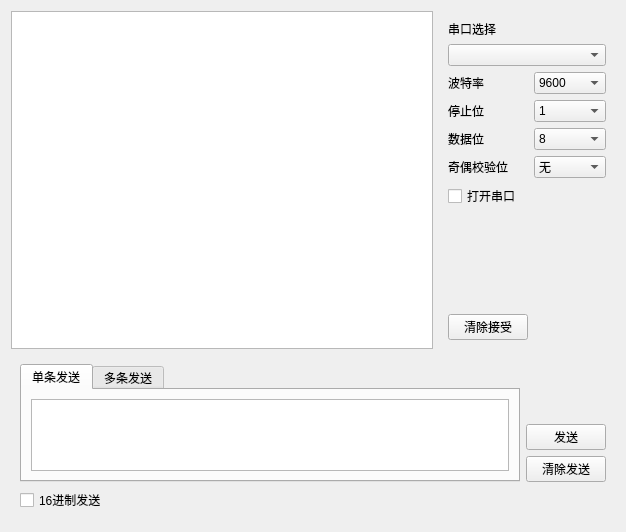
<?xml version="1.0" encoding="UTF-8"?>
<ui version="4.0">
 <class>Test</class>
 <widget class="QWidget" name="Test">
  <property name="geometry">
   <rect>
    <x>0</x>
    <y>0</y>
    <width>626</width>
    <height>503</height>
   </rect>
  </property>
  <property name="windowTitle">
   <string>串口调试专用</string>
  </property>
  <layout class="QGridLayout" name="gridLayout_3">
   <item row="0" column="1">
    <widget class="QWidget" name="widget" native="true">
     <layout class="QGridLayout" name="gridLayout">
      <item row="0" column="0">
       <widget class="QLabel" name="label_baudRate_2">
        <property name="sizePolicy">
         <sizepolicy hsizetype="Fixed" vsizetype="Fixed">
          <horstretch>0</horstretch>
          <verstretch>0</verstretch>
         </sizepolicy>
        </property>
        <property name="text">
         <string>串口选择</string>
        </property>
       </widget>
      </item>
      <item row="1" column="0" colspan="2">
       <widget class="QComboBox" name="comboBox_serialSelect">
        <property name="currentIndex">
         <number>-1</number>
        </property>
       </widget>
      </item>
      <item row="2" column="0">
       <widget class="QLabel" name="label_baudRate">
        <property name="text">
         <string>波特率</string>
        </property>
       </widget>
      </item>
      <item row="2" column="1">
       <widget class="QComboBox" name="comboBox_baudRate">
        <property name="currentIndex">
         <number>3</number>
        </property>
        <item>
         <property name="text">
          <string>1200</string>
         </property>
        </item>
        <item>
         <property name="text">
          <string>2400</string>
         </property>
        </item>
        <item>
         <property name="text">
          <string>4800</string>
         </property>
        </item>
        <item>
         <property name="text">
          <string>9600</string>
         </property>
        </item>
        <item>
         <property name="text">
          <string>19200</string>
         </property>
        </item>
        <item>
         <property name="text">
          <string>38400</string>
         </property>
        </item>
        <item>
         <property name="text">
          <string>57600</string>
         </property>
        </item>
        <item>
         <property name="text">
          <string>115200</string>
         </property>
        </item>
       </widget>
      </item>
      <item row="3" column="0">
       <widget class="QLabel" name="label_stopBits">
        <property name="text">
         <string>停止位</string>
        </property>
       </widget>
      </item>
      <item row="3" column="1">
       <widget class="QComboBox" name="comboBox_stopBits">
        <item>
         <property name="text">
          <string>1</string>
         </property>
        </item>
        <item>
         <property name="text">
          <string>1.5</string>
         </property>
        </item>
        <item>
         <property name="text">
          <string>2</string>
         </property>
        </item>
       </widget>
      </item>
      <item row="4" column="0">
       <widget class="QLabel" name="label_dataBits">
        <property name="text">
         <string>数据位</string>
        </property>
       </widget>
      </item>
      <item row="4" column="1">
       <widget class="QComboBox" name="comboBox_dataBits">
        <item>
         <property name="text">
          <string>8</string>
         </property>
        </item>
        <item>
         <property name="text">
          <string>7</string>
         </property>
        </item>
        <item>
         <property name="text">
          <string>6</string>
         </property>
        </item>
        <item>
         <property name="text">
          <string>5</string>
         </property>
        </item>
        <item>
         <property name="text">
          <string/>
         </property>
        </item>
       </widget>
      </item>
      <item row="5" column="0">
       <widget class="QLabel" name="label_parity">
        <property name="text">
         <string>奇偶校验位</string>
        </property>
       </widget>
      </item>
      <item row="5" column="1">
       <widget class="QComboBox" name="comboBox_parity">
        <item>
         <property name="text">
          <string>无</string>
         </property>
        </item>
        <item>
         <property name="text">
          <string>奇检验</string>
         </property>
        </item>
        <item>
         <property name="text">
          <string>偶校验</string>
         </property>
        </item>
       </widget>
      </item>
      <item row="6" column="0">
       <widget class="QCheckBox" name="checkBox_openSerial">
        <property name="text">
         <string>打开串口</string>
        </property>
        <property name="checkable">
         <bool>true</bool>
        </property>
        <property name="checked">
         <bool>false</bool>
        </property>
       </widget>
      </item>
      <item row="7" column="0">
       <spacer name="verticalSpacer">
        <property name="orientation">
         <enum>Qt::Vertical</enum>
        </property>
        <property name="sizeType">
         <enum>QSizePolicy::Fixed</enum>
        </property>
        <property name="sizeHint" stdset="0">
         <size>
          <width>20</width>
          <height>100</height>
         </size>
        </property>
       </spacer>
      </item>
      <item row="8" column="0">
       <widget class="QPushButton" name="pushButton_clearReceive">
        <property name="sizePolicy">
         <sizepolicy hsizetype="Minimum" vsizetype="Fixed">
          <horstretch>0</horstretch>
          <verstretch>10</verstretch>
         </sizepolicy>
        </property>
        <property name="text">
         <string>清除接受</string>
        </property>
       </widget>
      </item>
     </layout>
    </widget>
   </item>
   <item row="1" column="0" colspan="2">
    <widget class="QWidget" name="widget_2" native="true">
     <property name="sizePolicy">
      <sizepolicy hsizetype="Preferred" vsizetype="Preferred">
       <horstretch>0</horstretch>
       <verstretch>1</verstretch>
      </sizepolicy>
     </property>
     <layout class="QGridLayout" name="gridLayout_2">
      <item row="0" column="0" rowspan="3">
       <widget class="QTabWidget" name="tabWidget">
        <property name="enabled">
         <bool>true</bool>
        </property>
        <property name="sizePolicy">
         <sizepolicy hsizetype="Expanding" vsizetype="Expanding">
          <horstretch>0</horstretch>
          <verstretch>0</verstretch>
         </sizepolicy>
        </property>
        <property name="minimumSize">
         <size>
          <width>0</width>
          <height>0</height>
         </size>
        </property>
        <property name="currentIndex">
         <number>0</number>
        </property>
        <widget class="QWidget" name="tab_singleSend">
         <attribute name="title">
          <string>单条发送</string>
         </attribute>
         <layout class="QGridLayout" name="gridLayout_4">
          <item row="0" column="0">
           <widget class="QPlainTextEdit" name="plainTextEdit_singleSend"/>
          </item>
         </layout>
        </widget>
        <widget class="QWidget" name="tab_muiltipeSend">
         <attribute name="title">
          <string>多条发送</string>
         </attribute>
        </widget>
       </widget>
      </item>
      <item row="2" column="1">
       <widget class="QPushButton" name="pushButton_clearSend">
        <property name="sizePolicy">
         <sizepolicy hsizetype="Fixed" vsizetype="Fixed">
          <horstretch>0</horstretch>
          <verstretch>0</verstretch>
         </sizepolicy>
        </property>
        <property name="text">
         <string>清除发送</string>
        </property>
       </widget>
      </item>
      <item row="3" column="0">
       <widget class="QCheckBox" name="checkBox_16DataSend">
        <property name="sizePolicy">
         <sizepolicy hsizetype="Preferred" vsizetype="Fixed">
          <horstretch>0</horstretch>
          <verstretch>0</verstretch>
         </sizepolicy>
        </property>
        <property name="text">
         <string>16进制发送</string>
        </property>
       </widget>
      </item>
      <item row="1" column="1">
       <widget class="QPushButton" name="pushButton_send">
        <property name="sizePolicy">
         <sizepolicy hsizetype="Fixed" vsizetype="Fixed">
          <horstretch>0</horstretch>
          <verstretch>0</verstretch>
         </sizepolicy>
        </property>
        <property name="text">
         <string>发送</string>
        </property>
       </widget>
      </item>
     </layout>
    </widget>
   </item>
   <item row="0" column="0">
    <widget class="QPlainTextEdit" name="plainTextEdit_receiveDisplay"/>
   </item>
  </layout>
 </widget>
 <resources/>
 <connections/>
</ui>
